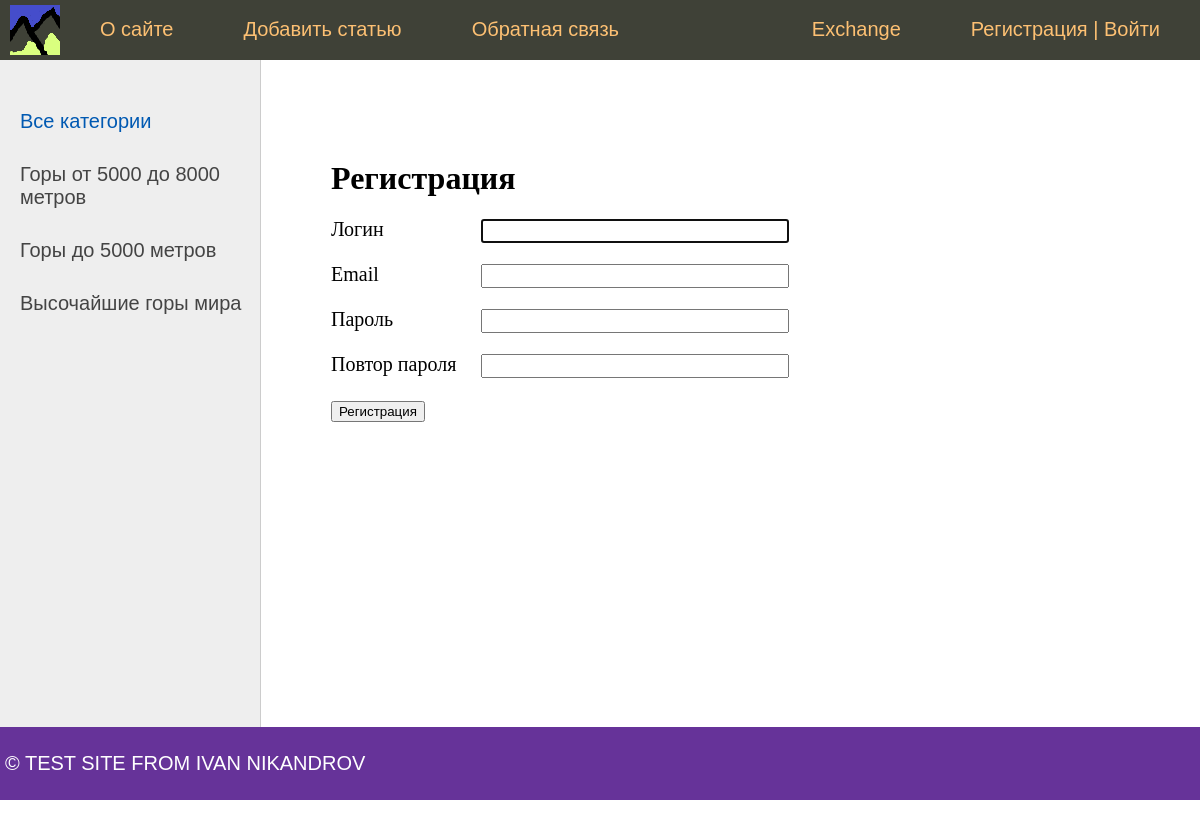
Screenshot of /register/ with the database file from the repository.
### mount/models.py (models this page shows, shortened)
class Category(models.Model):
    name = models.CharField(max_length=100, db_index=True, verbose_name="Категория")
    slug = models.SlugField(max_length=255, unique=True, db_index=True, verbose_name='URL')
    def get_absolute_url(self):
        return reverse('category', kwargs={'cat_slug': self.slug})
    class Meta:
        verbose_name = 'Категории'
        verbose_name_plural = 'Категории'
        ordering = ['id']

### mount/views.py (the view, shortened to what this page needs)
# urls.py: path('register/', RegisterUser.as_view(), name='register'),
class RegisterUser(DataMixin, CreateView):
    form_class = RegisterUserForm
    template_name = 'mount/register.html'
    success_url = reverse_lazy('login')
    def get_context_data(self, *, object_list=None, **kwargs):
        context = super().get_context_data(**kwargs)
        c_def = self.get_user_context(title='Регистрация')
        return dict(list(context.items()) + list(c_def.items()))

### mount/forms.py
class RegisterUserForm(UserCreationForm):
    username = forms.CharField(label='Логин', widget=forms.TextInput(attrs={'class': 'form-input'}))
    email = forms.EmailField(label='Email', widget=forms.EmailInput(attrs={'class': 'form-input'}))
    password1 = forms.CharField(label='Пароль', widget=forms.PasswordInput(attrs={'class': 'form-input'}))
    password2 = forms.CharField(label='Повтор пароля', widget=forms.PasswordInput(attrs={'class': 'form-input'}))
    class Meta:
        model = User
        fields = ('username', 'email', 'password1', 'password2')

### mount/templatetags/mount_tags.py (called while the page is built)
@register.inclusion_tag('mount/list_categories.html')
def show_categories(sort=None, cat_selected=0):
    if not sort:
        cats = Category.objects.all()
    else:
        cats = Category.objects.order_by(sort)
    return {'cats': cats, "cat_selected": cat_selected}

@register.inclusion_tag('mount/list_mainmenu.html')
def show_mainmenu(sort=None):
    menu = [
        {'title': 'О сайте', 'url_name': 'about'},
        {'title': 'Добавить статью', 'url_name': 'add_page'},
        {'title': 'Обратная связь', 'url_name': 'contact'},
        {'title': 'Exchange', 'url_name': 'exchange_main'},
    ]
    return {'menu': menu}

### mount/utils.py (called while the page is built)
    def get_user_context(self, **kwargs):
        context = kwargs
        cats = cache.get('cats')
        if not cats:
            cats = Category.objects.all()
            cache.set('cats', cats, 60)
        context['cats'] = cats
        if 'cat_selected' not in context:
            context['cat_selected'] = 0
        return context

### mount/templates/mount/register.html (shortened to what this page needs)
{% extends 'mount/base.html' %}
{% block content %}
<h1>{{ title }}</h1>
    <form method="post">
        {% for f in form %}
            <p><label class="form-label" for="{{ f.id_for_label }}">{{ f.label }}</label>{{ f }}</p>
        {% endfor %}
        <button type="submit">Регистрация</button>
    </form>
{% endblock %}

### mount/templates/mount/list_categories.html
        {% for c in cats %}
            {% if c.pk == cat_selected %}
                <li class="selected">{{ c.name }}</li>
            {% else %}
                <li><a href="{{ c.get_absolute_url }}">{{ c.name }}</a></li>
            {% endif %}
        {% endfor %}

### mount/static/mount/css/styles.css (style rules this page uses)
html, body { font-family: 'Arial'; margin: 0; padding: 0; height: 100%; width: 100%; color: #444; }
a { color: #0059b2; text-decoration: none; }
.left-chapters ul li { margin: 30px 0 0 0; color: #999; }
.left-chapters ul li a { color: #444; text-decoration: none; }
.content-text h1 { font-size: 32px; }
.form-input { width: 300px; font-size: 16px; }
.form-label { display: inline-block; min-width: 150px; vertical-align: top; }

### rows the page displays
Category: name "Горы от 5000 до 8000 метров"
Category: name "Горы до 5000 метров"
Category: name "Высочайшие горы мира"

### other values shown
{{ m.title }} "О сайте" "Добавить статью" "Обратная связь"
{{ m.title }} "Exchange"
{{ title }} "Регистрация"
{{ f.label }} "Логин" "Email" "Пароль" "Повтор пароля"
